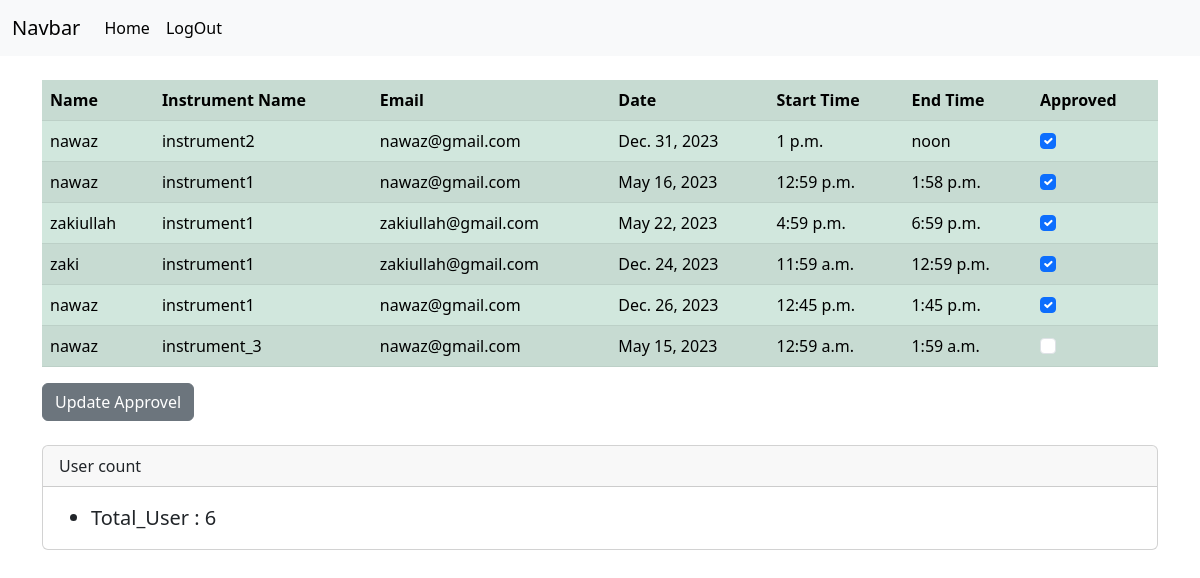
The page /approvel/ on the database its author committed.
### instrumentapp/models.py (models this page shows, shortened)
class BookInstrument(models.Model):
    user = models.ForeignKey(User,on_delete=models.CASCADE)
    your_name = models.CharField(max_length=100)
    iname = models.CharField(max_length=255)
    email = models.EmailField()
    date = models.DateField()
    st = models.TimeField()
    et = models.TimeField()
    Aprove = models.BooleanField('Aprove', default=False)

### instrumentapp/views.py (the view)
# urls.py: path('approvel/',views.Approvel,name='approvel'),
def Approvel(request):
    Aprove_count = BookInstrument.objects.all().count()
    print('*****************',Aprove_count)
    obj = BookInstrument.objects.all()
    if request.method == 'POST':
        id_list = request.POST.getlist('boxes')
        for x in id_list:
            BookInstrument.objects.filter(pk=int(x)).update(Aprove = True)
        messages.success(request,"Approval Successfull")
        return redirect('admins')
    return render(request,"approvel.html",{'obj':obj, 'Aprove_count':Aprove_count})

### instrumentapp/templates/approvel.html (shortened to what this page needs)
<!doctype html>
<html lang="en">
<head>
    <link href="https://cdn.jsdelivr.net/npm/bootstrap@5.3.0-alpha3/dist/css/bootstrap.min.css" rel="stylesheet"
>
</head>
<body>
    <nav class="navbar navbar-expand-lg navbar-light bg-light">
        <div class="container-fluid">
            <a class="navbar-brand" href="#">Navbar</a>
            <div class="collapse navbar-collapse" id="navbarNav">
                <ul class="navbar-nav">
                    <li class="nav-item">
                        <a class="nav-link active" aria-current="page" href="{% url 'admins' %}">Home</a>
                    </li>
                    <li class="nav-item">
                        <a href="{% url 'logout' %}" class="nav-link active">LogOut</a>
                    </li>
                </ul>
            </div>
        </div>
    </nav>
<form action="" method= 'post'>
<div class="container my-4 ">
<table class="table table-success table-striped">
    <tr>
        <th>Name</th>
        <th>Instrument Name</th>
        <th>Email</th>
        <th>Date</th>
        <th>Start Time</th>
        <th>End Time</th>
        <th>Approved</th>
    </tr>
    {% for k in obj %}
    <tr>
        <td>{{k.your_name}}</td>
        <td>{{k.iname}}</td>
        <td>{{k.email}}</td>
        <td>{{k.date}}</td>
        <td>{{k.st}}</td>
        <td>{{k.et}}</td>
        <td>
            {% if k.Aprove %}
            <div class="form=check">
                <input class="form-check-input"
                type="checkbox" checked = "checked" value={{k.id}} name = "boxes">
            </div>
            {% else %}
            <div class="form=check">
                <input class="form-check-input"
                type="checkbox"  value={{k.id}} name = "boxes">
            </div>
            {% endif %}
        </td>
    </tr>
    {% endfor %}
  </table>
  <button type="submit" class="btn btn-secondary">Update Approvel</button>
</div>
</form>
<div class="container">
    <div class="card">
        <div class="card-header">
        User count
        </div>
        <div class="card-body">
        <blockquote class="blockquote mb-0">
            <ul>
                <li>Total_User : {{Aprove_count}}</li>
            </ul>
        </blockquote>
        </div>
    </div>
</div>
</body>

### rows shown on the page
BookInstrument: your_name "nawaz", iname "instrument2", email "nawaz@gmail.com", date "Dec. 31, 2023", st "1 p.m.", et "noon"
BookInstrument: your_name "nawaz", iname "instrument1", email "nawaz@gmail.com", date "May 16, 2023", st "12:59 p.m.", et "1:58 p.m."
BookInstrument: your_name "zakiullah", iname "instrument1", email "zakiullah@gmail.com", date "May 22, 2023", st "4:59 p.m.", et "6:59 p.m."
BookInstrument: your_name "zaki", iname "instrument1", email "zakiullah@gmail.com", date "Dec. 24, 2023", st "11:59 a.m.", et "12:59 p.m."
BookInstrument: your_name "nawaz", iname "instrument1", email "nawaz@gmail.com", date "Dec. 26, 2023", st "12:45 p.m.", et "1:45 p.m."
BookInstrument: your_name "nawaz", iname "instrument_3", email "nawaz@gmail.com", date "May 15, 2023", st "12:59 a.m.", et "1:59 a.m."

### other values the page prints
{{ Aprove_count }} "6"
